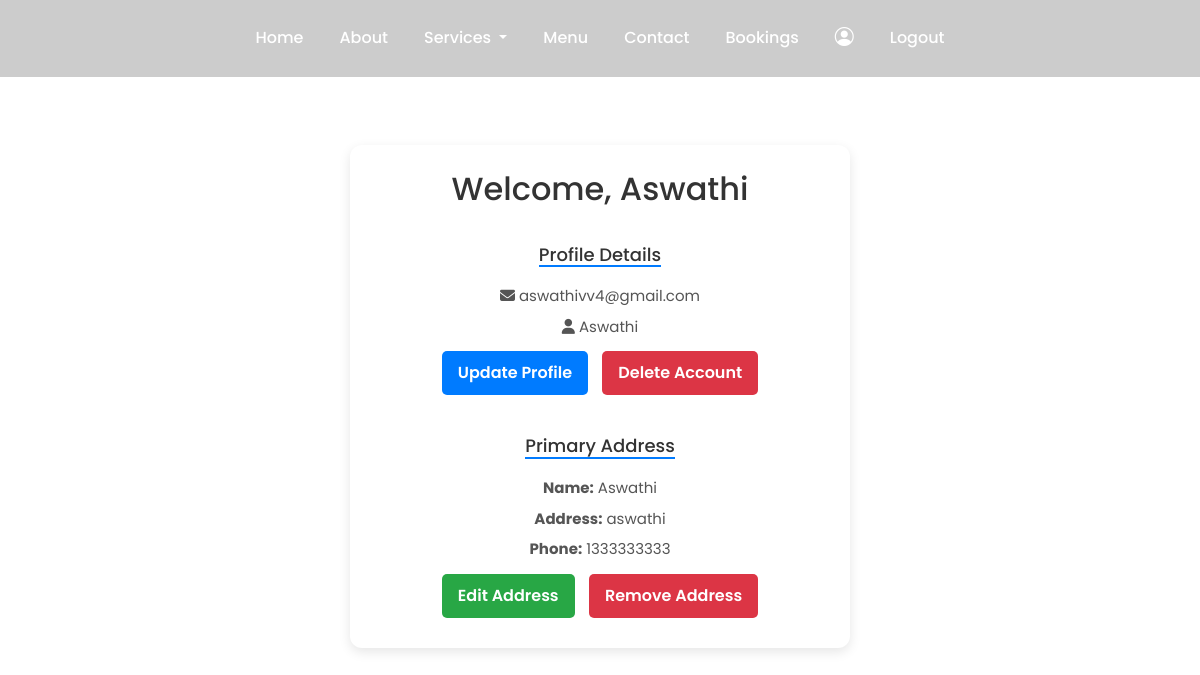
Screenshot of /profile/ (signed in) with the database file from the repository.
### app/models.py (models this page shows, shortened)
class Profile(models.Model):
    user = models.OneToOneField(User, on_delete=models.CASCADE)
    primary_address=models.ForeignKey(Address, on_delete=models.SET_NULL,null=True,blank=True)

class Address(models.Model):
    user = models.ForeignKey(User, on_delete=models.CASCADE)
    name = models.CharField(max_length=255)
    address = models.TextField()
    phone_number = models.CharField(max_length=20)
    email = models.EmailField()

### app/views.py (the view)
# urls.py: path('profile/', views.profile_view, name='profile_view'),
@login_required
def profile_view(request):
    profile, created = Profile.objects.get_or_create(user=request.user)
    addresses = Address.objects.filter(user=request.user)
    return render(request, 'user/profile.html', {'profile': profile, 'addresses': addresses})

### templates/user/profile.html (shortened to what this page needs)
<!DOCTYPE html>
<html lang="en">
<head>
    <link href="https://cdn.jsdelivr.net/npm/bootstrap@5.3.0-alpha1/dist/css/bootstrap.min.css" rel="stylesheet">
    <link rel="stylesheet" href="https://cdn.jsdelivr.net/npm/bootstrap-icons@1.11.3/font/bootstrap-icons.min.css">
    <link rel="stylesheet" href="https://cdnjs.cloudflare.com/ajax/libs/font-awesome/6.5.1/css/all.min.css">
</head>
<body>
    <nav class="navbar navbar-expand-lg">
        <div class="container-fluid">
            <div class="collapse navbar-collapse" id="navbarNav">
                <ul class="navbar-nav ms-auto">
                    <li class="nav-item">
                        <a class="nav-link" href="../">Home</a>
                    </li>
                    <li class="nav-item">
                        <a class="nav-link" href="../about">About</a>
                    </li>
                    <li class="nav-item dropdown">
                        <a class="nav-link dropdown-toggle" href="#" id="navbarDropdown" role="button" data-bs-toggle="dropdown" aria-expanded="false">
                            Services
                        </a>
                    </li>
                    <li class="nav-item">
                        <a class="nav-link" href="../item">Menu</a>
                    </li>
                    <li class="nav-item">
                        <a class="nav-link" href="../contact">Contact</a>
                    </li>
                    <li class="nav-item">
                        <a class="nav-link" href="../view_bookings">Bookings</a>
                    </li>
                    <li class="nav-item">
                        <a class="nav-link" href="../profile">
                          <i style="color:white; font-weight: bolder; font-size: 19px;" class="bi bi-person-circle"></i>
                        </a>
                    </li>
                    <li class="nav-item">
                        <a class="nav-link" href="../logout">Logout</a>
                    </li>
                </ul>
            </div>
        </div>
    </nav>
<div class="wrapper">
<div class="profile-container">
    <h2>Welcome, {{ user.first_name }}</h2>
    <div class="profile-details">
        <h3 class="section-title">Profile Details</h3>
        <p><i class="fa-solid fa-envelope"></i> {{ user.username }}</p>
        <p><i class="fa-solid fa-user"></i> {{ user.first_name }}</p>
        <button class="btn btn-primary" onclick="openModal('updateProfileModal')">Update Profile</button>
        <button class="btn btn-danger" onclick="openModal('deleteAccountModal')">Delete Account</button>
    </div>
    <div class="address-details">
        <h3 class="section-title">Primary Address</h3>
        {% if profile.primary_address %}
            <p><strong>Name:</strong> {{ profile.primary_address.name }}</p>
            <p><strong>Address:</strong> {{ profile.primary_address.address }}</p>
            <p><strong>Phone:</strong> {{ profile.primary_address.phone_number }}</p>
            <button class="btn btn-success" onclick="openEditModal('{{ profile.primary_address.id }}', '{{ profile.primary_address.name|escapejs }}', '{{ profile.primary_address.address|escapejs }}', '{{ profile.primary_address.phone_number|escapejs }}')">Edit Address</button>
            <button class="btn btn-danger" onclick="openDeleteModal('{{ profile.primary_address.id }}')">Remove Address</button>
        {% else %}
            <p>No address found. Please add your address details.</p>
            <button class="btn btn-primary" onclick="openAddModal()">Add Address</button>
        {% endif %}
    </div>
</div>
</div>
</body>
</html>

### templates/user/profile.html (style rules this page uses)
body { font-family: 'Poppins', sans-serif; margin: 0; background-color: white; overflow-x: hidden; }
.navbar { width: 100%; background: transparent; transition: background 0.3s ease-in-out; z-index: 10; background: rgba(0, 0, 0, 0.2); padding: 1rem 2rem; }
.navbar .nav-link { color: white !important; font-size: 1rem; transition: color 0.3s ease-in-out; }
.navbar-nav { margin: 0 auto; display: flex; justify-content: center; align-items: center; }
.navbar-nav .nav-link { font-size: 1rem; font-weight: 500; margin: 0 10px; color: #e5dfdf; transition: color 0.3s; }
.wrapper { display: flex; justify-content: center; align-items: center; min-height: 80vh; box-sizing: border-box; }
.profile-container { text-align: center; background-color: #fff; width: 90%; max-width: 500px; border-radius: 12px; box-shadow: 0 4px 12px rgba(0, 0, 0, 0.1); padding: 25px; transition: all 0.3s ease-in-out; }
h2, h3 { margin: 0; color: #333; }
.section-title { margin: 20px 0 10px; font-size: 18px; border-bottom: 2px solid #007bff; display: inline-block; }
.profile-details, .address-details { margin-top: 15px; }
.profile-details p, .address-details p { margin: 8px 0; font-size: 15px; color: #555; }
.btn { padding: 10px 16px; border: none; border-radius: 5px; cursor: pointer; margin: 5px; color: #fff; font-weight: 600; transition: background-color 0.3s ease, transform 0.2s ease; }
.btn-primary { background-color: #007bff; }
.btn-success { background-color: #28a745; }
.btn-danger { background-color: #dc3545; }

### rows the page displays
Profile: primary_address.name "Aswathi", primary_address.address "aswathi", primary_address.phone_number "1333333333"

### other values shown
{{ user.first_name }} "Aswathi"
{{ user.username }} "aswathivv4@gmail.com"
